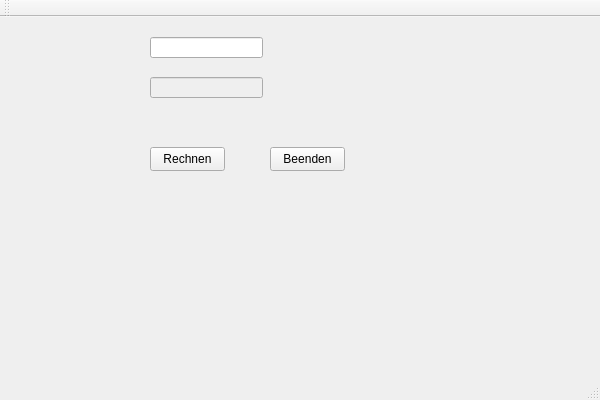
<?xml version="1.0" encoding="UTF-8"?>
<ui version="4.0">
 <class>QtEuro2DollarCalculatorClass</class>
 <widget class="QMainWindow" name="QtEuro2DollarCalculatorClass">
  <property name="geometry">
   <rect>
    <x>0</x>
    <y>0</y>
    <width>600</width>
    <height>400</height>
   </rect>
  </property>
  <property name="windowTitle">
   <string>QtEuro2DollarCalculator</string>
  </property>
  <widget class="QWidget" name="centralWidget">
   <widget class="QLineEdit" name="txt_euro">
    <property name="geometry">
     <rect>
      <x>150</x>
      <y>20</y>
      <width>113</width>
      <height>21</height>
     </rect>
    </property>
   </widget>
   <widget class="QLineEdit" name="txt_dollar">
    <property name="enabled">
     <bool>false</bool>
    </property>
    <property name="geometry">
     <rect>
      <x>150</x>
      <y>60</y>
      <width>113</width>
      <height>21</height>
     </rect>
    </property>
   </widget>
   <widget class="QPushButton" name="btn_rechnen">
    <property name="geometry">
     <rect>
      <x>150</x>
      <y>130</y>
      <width>75</width>
      <height>24</height>
     </rect>
    </property>
    <property name="text">
     <string>Rechnen</string>
    </property>
   </widget>
   <widget class="QPushButton" name="btn_beenden">
    <property name="geometry">
     <rect>
      <x>270</x>
      <y>130</y>
      <width>75</width>
      <height>24</height>
     </rect>
    </property>
    <property name="text">
     <string>Beenden</string>
    </property>
   </widget>
  </widget>
  <widget class="QMenuBar" name="menuBar">
   <property name="geometry">
    <rect>
     <x>0</x>
     <y>0</y>
     <width>600</width>
     <height>22</height>
    </rect>
   </property>
  </widget>
  <widget class="QToolBar" name="mainToolBar">
   <attribute name="toolBarArea">
    <enum>TopToolBarArea</enum>
   </attribute>
   <attribute name="toolBarBreak">
    <bool>false</bool>
   </attribute>
  </widget>
  <widget class="QStatusBar" name="statusBar"/>
 </widget>
 <layoutdefault spacing="6" margin="11"/>
 <resources>
  <include location="QtEuro2DollarCalculator.qrc"/>
 </resources>
 <connections/>
</ui>
